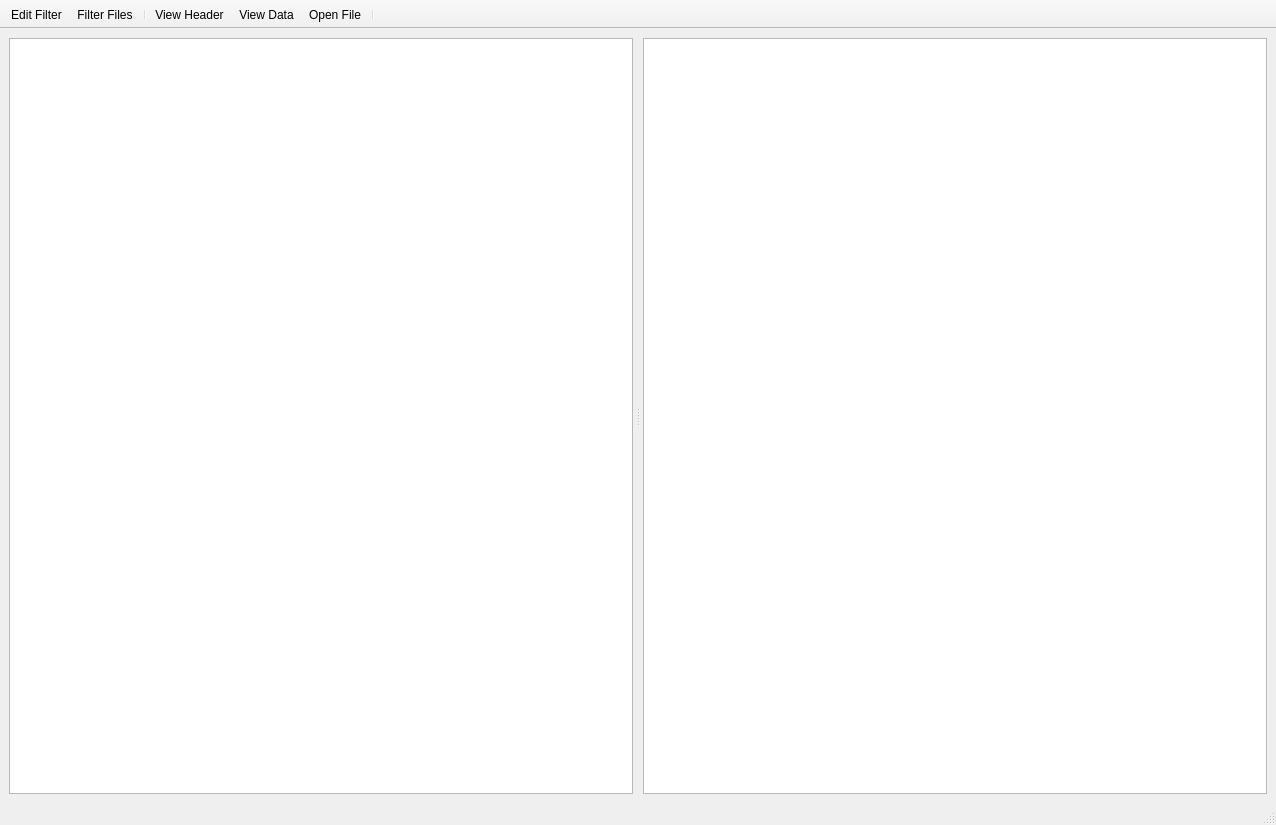
<?xml version="1.0" encoding="UTF-8"?>
<ui version="4.0">
 <class>FitsFileBrowser</class>
 <widget class="QMainWindow" name="FitsFileBrowser">
  <property name="geometry">
   <rect>
    <x>0</x>
    <y>0</y>
    <width>1276</width>
    <height>825</height>
   </rect>
  </property>
  <property name="windowTitle">
   <string>Fits File Browser</string>
  </property>
  <widget class="QWidget" name="centralwidget">
   <layout class="QGridLayout" name="gridLayout">
    <item row="0" column="0">
     <layout class="QVBoxLayout" name="verticalLayout">
      <item>
       <widget class="QSplitter" name="splitter">
        <property name="orientation">
         <enum>Qt::Horizontal</enum>
        </property>
        <property name="opaqueResize">
         <bool>true</bool>
        </property>
        <property name="handleWidth">
         <number>10</number>
        </property>
        <widget class="QTreeView" name="dirView"/>
        <widget class="QTableView" name="fileView">
         <property name="showGrid">
          <bool>false</bool>
         </property>
         <property name="gridStyle">
          <enum>Qt::NoPen</enum>
         </property>
         <property name="sortingEnabled">
          <bool>true</bool>
         </property>
         <property name="cornerButtonEnabled">
          <bool>false</bool>
         </property>
         <attribute name="verticalHeaderVisible">
          <bool>false</bool>
         </attribute>
        </widget>
       </widget>
      </item>
     </layout>
    </item>
   </layout>
  </widget>
  <widget class="QStatusBar" name="statusbar"/>
  <widget class="QToolBar" name="toolBar">
   <property name="windowTitle">
    <string>toolBar</string>
   </property>
   <property name="movable">
    <bool>false</bool>
   </property>
   <property name="iconSize">
    <size>
     <width>48</width>
     <height>48</height>
    </size>
   </property>
   <attribute name="toolBarArea">
    <enum>TopToolBarArea</enum>
   </attribute>
   <attribute name="toolBarBreak">
    <bool>false</bool>
   </attribute>
   <addaction name="actionEditFilter"/>
   <addaction name="actionFilter"/>
   <addaction name="separator"/>
   <addaction name="actionViewHeader"/>
   <addaction name="actionViewData"/>
   <addaction name="actionOpenFile"/>
   <addaction name="separator"/>
  </widget>
  <action name="actionFilter">
   <property name="checkable">
    <bool>true</bool>
   </property>
   <property name="icon">
    <iconset resource="ressource.qrc">
     <normaloff>:/icons/filter_data.ico</normaloff>:/icons/filter_data.ico</iconset>
   </property>
   <property name="text">
    <string>Filter Files</string>
   </property>
   <property name="toolTip">
    <string>Filter files</string>
   </property>
  </action>
  <action name="actionEditFilter">
   <property name="icon">
    <iconset resource="ressource.qrc">
     <normaloff>:/icons/filter_tool.ico</normaloff>:/icons/filter_tool.ico</iconset>
   </property>
   <property name="text">
    <string>Edit Filter</string>
   </property>
   <property name="toolTip">
    <string>Edit filtering rules</string>
   </property>
  </action>
  <action name="actionViewHeader">
   <property name="icon">
    <iconset resource="ressource.qrc">
     <normaloff>:/icons/view_header.ico</normaloff>:/icons/view_header.ico</iconset>
   </property>
   <property name="text">
    <string>View Header</string>
   </property>
   <property name="toolTip">
    <string>View fits primary header</string>
   </property>
  </action>
  <action name="actionViewData">
   <property name="icon">
    <iconset resource="ressource.qrc">
     <normaloff>:/icons/view_data.ico</normaloff>:/icons/view_data.ico</iconset>
   </property>
   <property name="text">
    <string>View Data</string>
   </property>
  </action>
  <action name="actionOpenFile">
   <property name="icon">
    <iconset resource="ressource.qrc">
     <normaloff>:/icons/open_data.ico</normaloff>:/icons/open_data.ico</iconset>
   </property>
   <property name="text">
    <string>Open File</string>
   </property>
   <property name="toolTip">
    <string>Open File</string>
   </property>
  </action>
 </widget>
 <resources>
  <include location="ressource.qrc"/>
 </resources>
 <connections/>
</ui>
